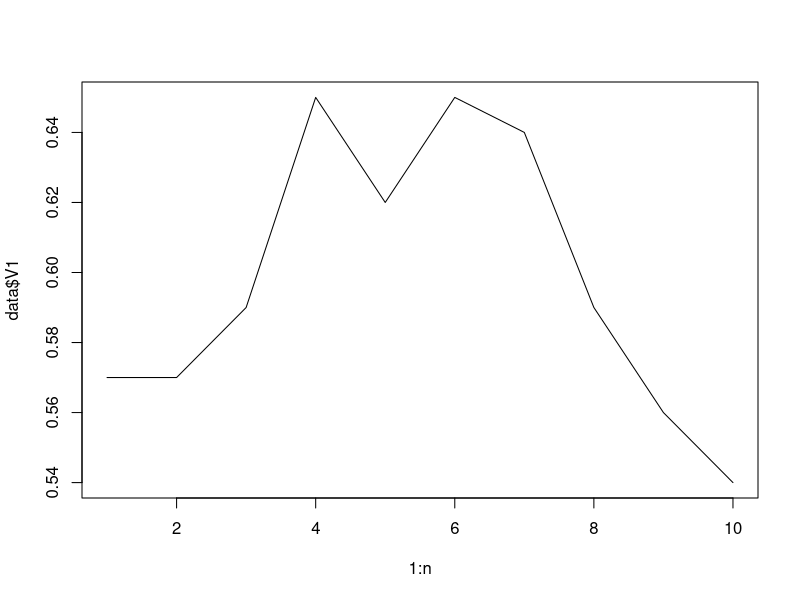
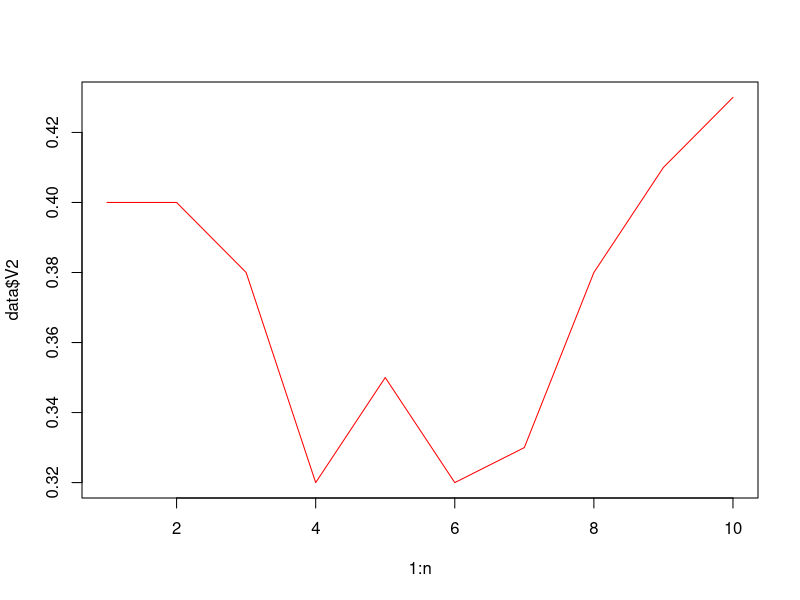
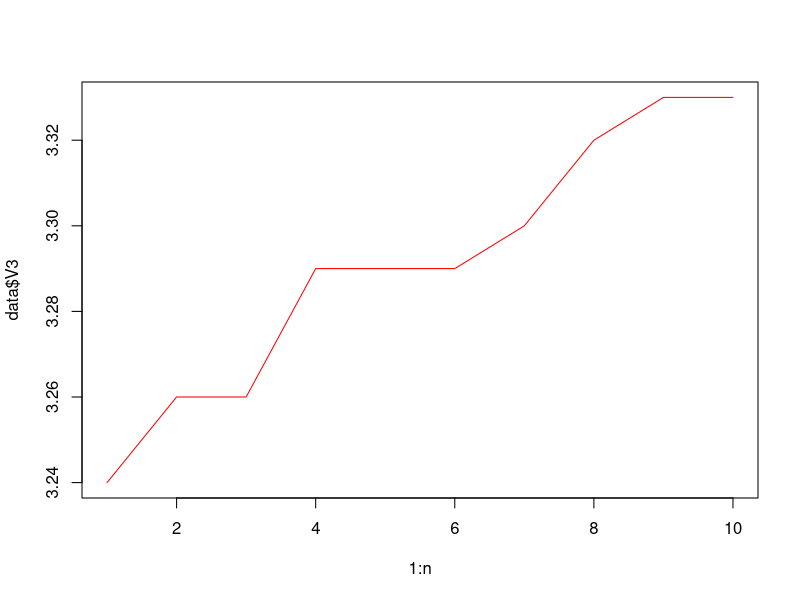

These charts were generated, in order, by the following R code: (Note: this script raises an error after producing the figures.)
setwd("C:/Users/moore-cantwell/GSRs/Combo")
data = read.table("weights.txt")
n=length(data$V1)
plot(1:n,data$V1,type="l")
plot(1:n,data$V2,type="l",col="red")
plot(1:n,data$V3,type="l",col="red")


data = read.table("PFCs.txt",header=TRUE)
summary(data)
n = length(data[,1])
plot(1:n,data$a_a,type="l")
# Always voiced
plot(1:n,data$pab21_pab,type="l")
# Always voiceless
plot(1:n,data$pab6_pap,type="l")
# Alternator
plot(1:n,data$pab16_pab,type="l")
plot(1:n,data$pab16_pap,type="l")
